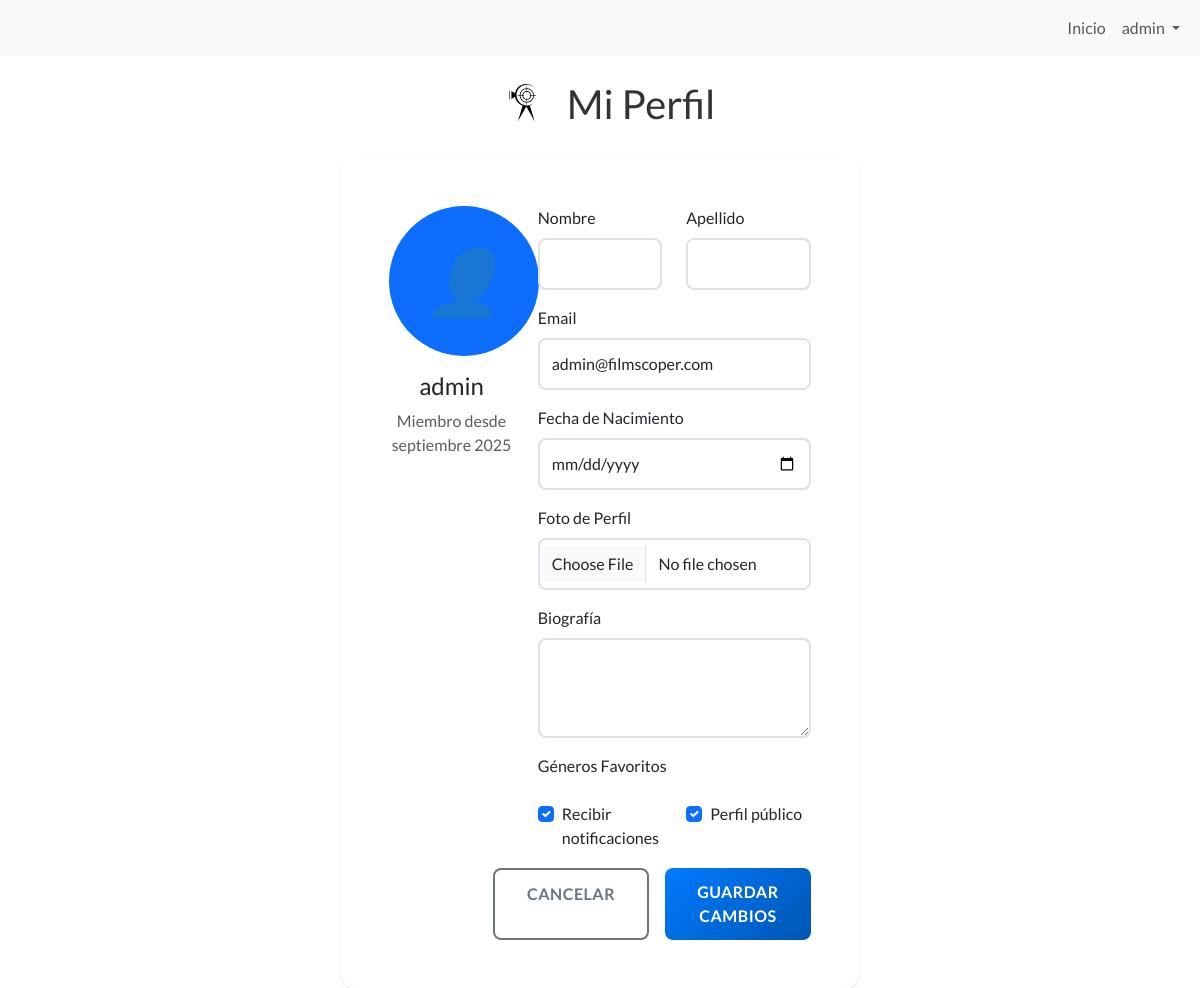
The app's page /perfil/ (signed in), older data.
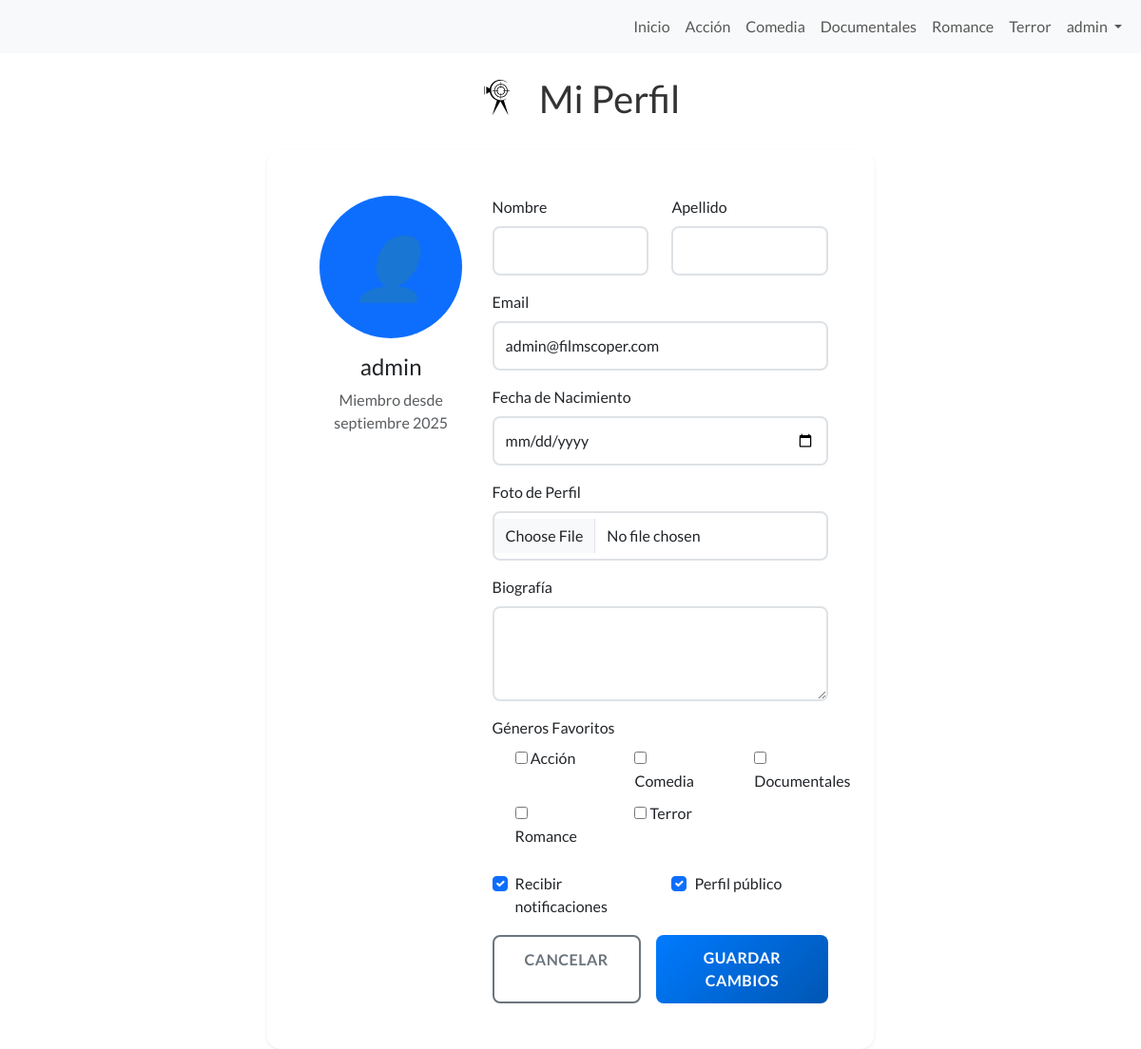
The same page, newer data.
### core/models.py (models this page shows)
class Categoria(models.Model):
    nombre = models.CharField(max_length=50, unique=True)
    slug = models.SlugField(unique=True)
    descripcion = models.TextField(blank=True)
    class Meta:
        verbose_name = "Categoría"
        verbose_name_plural = "Categorías"
        ordering = ['nombre']
    def __str__(self):
        return self.nombre

### core/views.py (the view)
# urls.py: path('perfil/', views.perfil, name='perfil'),
@login_required
def perfil(request):
    try:
        perfil_usuario = request.user.perfil
    except PerfilUsuario.DoesNotExist:
        perfil_usuario = PerfilUsuario.objects.create(user=request.user)
    if request.method == 'POST':
        form = PerfilForm(request.POST, request.FILES, instance=perfil_usuario, user=request.user)
        if form.is_valid():
            form.save()
            messages.success(request, '¡Perfil actualizado exitosamente!')
            return redirect('core:perfil')
    else:
        form = PerfilForm(instance=perfil_usuario, user=request.user)
    return render(request, 'core/perfil.html', {'form': form, 'perfil': perfil_usuario})

### core/context_processors.py (called while the page is built)
def categorias_context(request):
    categorias = Categoria.objects.all().order_by('nombre')
    return {
        'categorias_nav': categorias
    }

### core/templates/core/perfil.html (shortened to what the changed rows need)
{% extends 'core/base.html' %}
{% load static %}
{% block content %}
<header>
    <h1>Mi Perfil</h1>
</header>
<main class="container-fluid">
    <div class="row justify-content-center">
        <div class="col-12 col-lg-8">
            <div class="card shadow-sm">
                <div class="card-body p-5">
                    <div class="row">
                        <div class="col-md-8">
                            <form method="post" enctype="multipart/form-data">
                                <div class="mb-3">
                                    <div class="row">
                                        {% for choice in form.generos_favoritos %}
                                            <div class="col-md-4 mb-2">
                                                <div class="form-check">
                                                    {{ choice.tag }}
                                                    <label class="form-check-label" for="{{ choice.id_for_label }}">
                                                        {{ choice.choice_label }}
                                                    </label>
                                                </div>
                                            </div>
                                        {% endfor %}
                                    </div>
                                </div>
                            </form>
                        </div>
                    </div>
                </div>
            </div>
        </div>
    </div>
</main>
{% endblock %}

### core/templates/core/base.html (shortened to what this page needs)
{% load static %}
<!DOCTYPE html>
<html lang="es">
<head>
    <link href="https://cdn.jsdelivr.net/npm/bootstrap@5.3.7/dist/css/bootstrap.min.css"
          rel="stylesheet"
>
    <link rel="stylesheet" href="https://cdn.jsdelivr.net/npm/sweetalert2@11/dist/sweetalert2.min.css">
    <link rel="stylesheet" href="{% static 'core/css/styles.css' %}">
</head>
<body>
    <nav class="navbar navbar-expand-sm bg-body-tertiary w-100 fixed-top">
        <div class="container-fluid">
            <div class="collapse navbar-collapse" id="navbarNav">
                <ul class="navbar-nav ms-auto">
                    <li class="nav-item">
                        <a class="nav-link {% if request.resolver_match.url_name == 'index' %}disabled{% endif %}" href="{% url 'core:index' %}">Inicio</a>
                    </li>
                    {% for categoria in categorias_nav %}
                        <li class="nav-item">
                            <a class="nav-link {% if request.resolver_match.kwargs.categoria_slug == categoria.slug or request.resolver_match.url_name == categoria.slug %}disabled{% endif %}"
                               href="{% url 'core:categoria' categoria.slug %}">{{ categoria.nombre }}</a>
                        </li>
                    {% endfor %}
                    <li class="nav-item dropdown">
                        <a class="nav-link dropdown-toggle" href="#" role="button" data-bs-toggle="dropdown" aria-expanded="false">
                            {% if user.is_authenticated %}
                                {{ user.first_name|default:user.username }}
                            {% else %}
                                Mi Cuenta
                            {% endif %}
                        </a>
                    </li>
                </ul>
            </div>
        </div>
    </nav>
    <main>
        {% block content %}
        {% endblock %}
    </main>
</body>
</html>

Row changes from the older to the newer data that the page shows:
added Categoria: nombre "Acción", choice_label "Acción"
added Categoria: nombre "Comedia", choice_label "Comedia"
added Categoria: nombre "Documentales", choice_label "Documentales"
added Categoria: nombre "Romance", choice_label "Romance"
added Categoria: nombre "Terror", choice_label "Terror"
